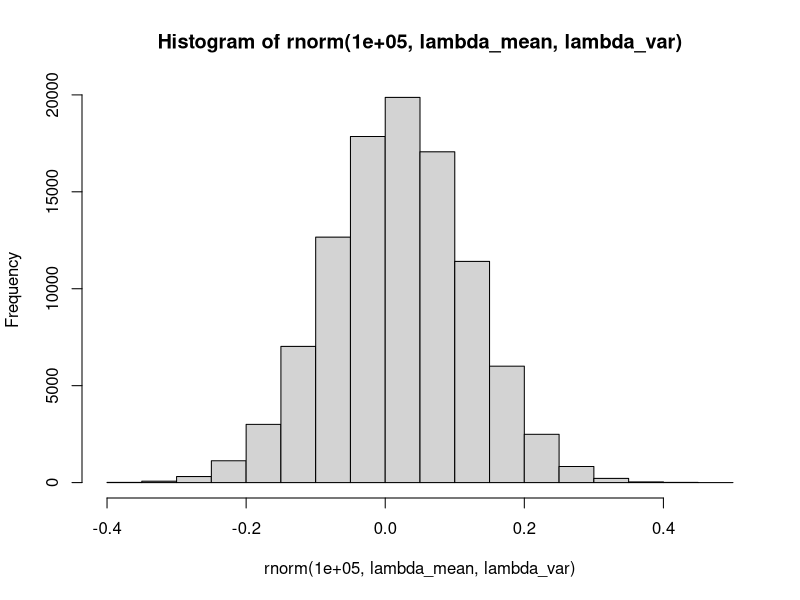
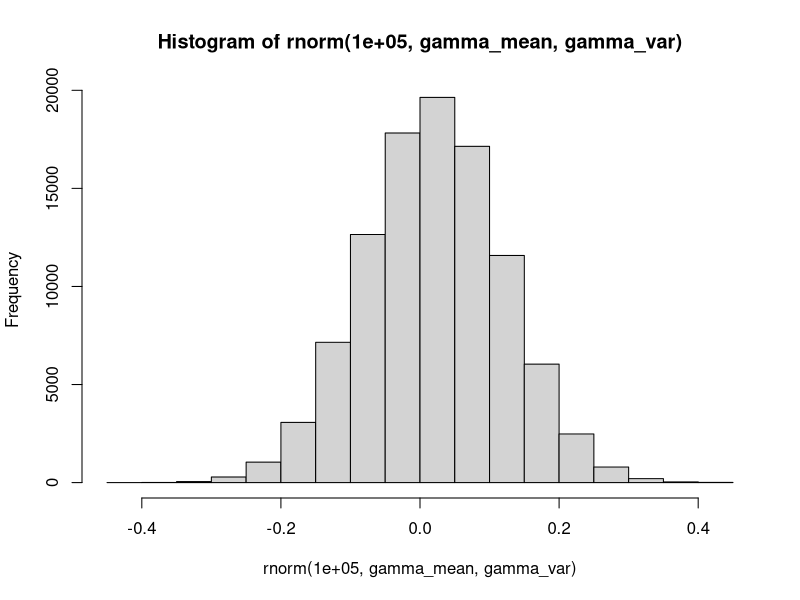
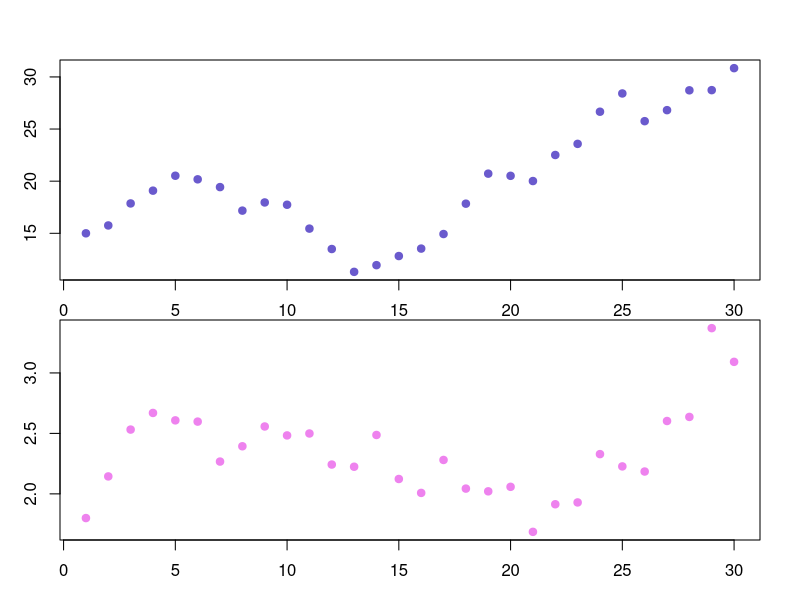

Recreate these plots in R, in order.
beta_hr <- 0.002 #effect of homerange on future pop growth rate
beta_gs <- 0.001 #effect of group size on future home range

timesteps <-30 #number of timesteps
GS_init <- 15 #initial group size
HRA_init <- 1.8 # initial home range size
HRA <- GS <- rep(NA,timesteps) #storage vector
HRA[1] <- HRA_init
GS[1] <- GS_init
lambda_mean <- .02 # pop groth rate
lambda_var <- .1 # variance of pop growth rate, make positive to add stochasticity
hist(rnorm(1e5,lambda_mean,lambda_var))
gamma_mean <- 0.02 # mean home range growth
gamma_var <- 0.1 # variance of home range growth,  make positive to add stochasticity
hist(rnorm(1e5,gamma_mean,gamma_var))

for (t in 2:timesteps){
  lambda_i <- rnorm(1 , lambda_mean , lambda_var)
  lambda_i = lambda_i + beta_hr*HRA[t-1]
  gamma_i <- rnorm(1 , gamma_mean , gamma_var )
  gamma_i = gamma_i + beta_gs*GS[t-1]
  GS[t] = lambda_i*GS[t-1] + GS[t-1]
  HRA[t] = gamma_i*HRA[t-1] + HRA[t-1]
}
par(mfrow=c(2,1) , mar=rep(0,4)+1 , oma=c(2,2,2,1))
plot( 1:30 , GS , col="slateblue" , pch=19)
plot( 1:30 , HRA , col="violet" , pch=19)
